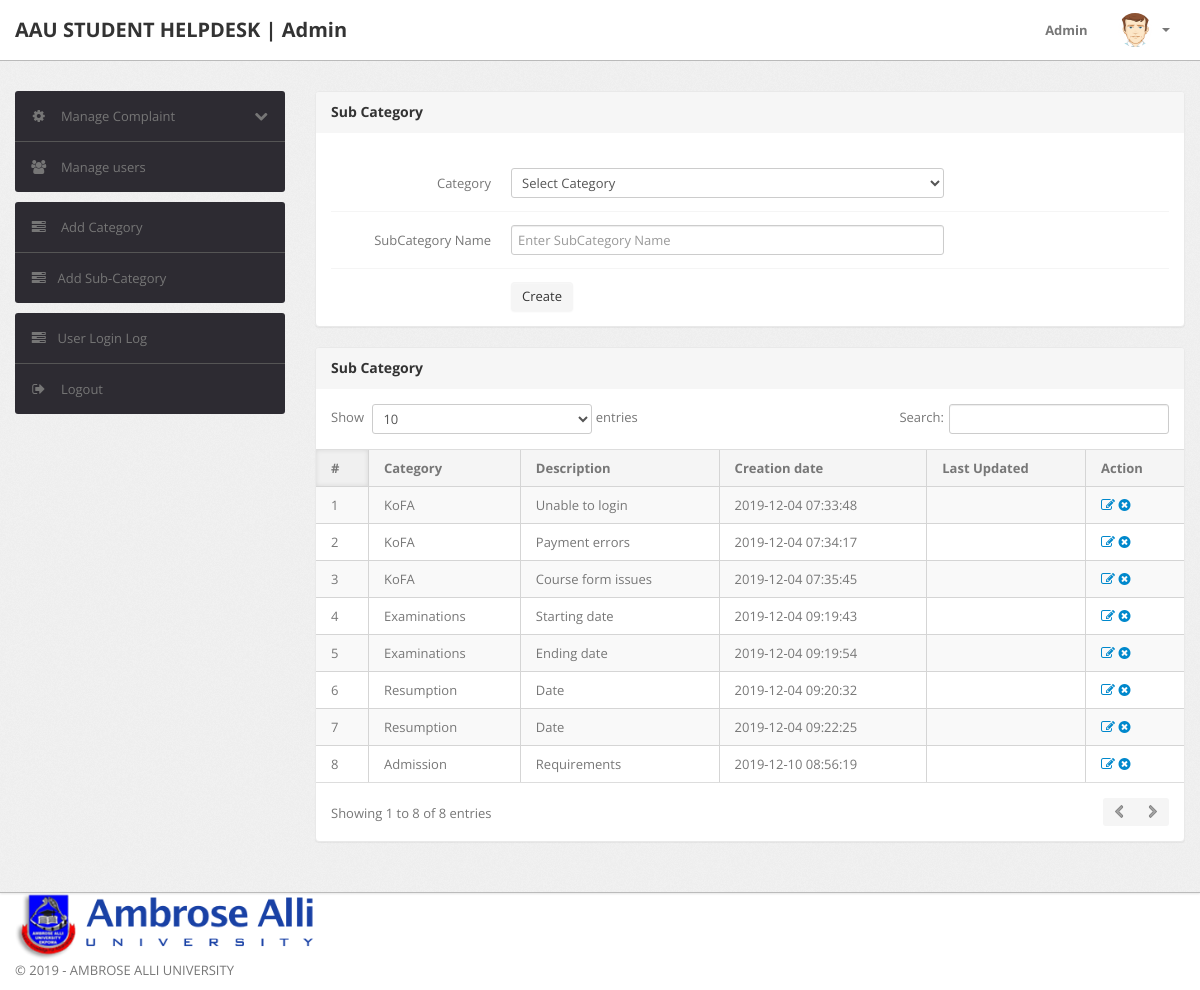
Page /admin/subcategory.php (signed in) on the committed database.
### tables this page shows
CREATE TABLE IF NOT EXISTS `subcategory` (
  `id` int(11) NOT NULL AUTO_INCREMENT,
  `categoryid` int(11) NOT NULL,
  `subcategory` varchar(255) NOT NULL,
  `creationDate` timestamp NOT NULL DEFAULT CURRENT_TIMESTAMP,
  `updationDate` varchar(255) DEFAULT NULL,
  PRIMARY KEY (`id`)
);

CREATE TABLE IF NOT EXISTS `category` (
  `id` int(11) NOT NULL AUTO_INCREMENT,
  `categoryName` varchar(255) NOT NULL,
  `categoryDescription` longtext NOT NULL,
  `creationDate` timestamp NOT NULL DEFAULT CURRENT_TIMESTAMP,
  `updationDate` varchar(255) DEFAULT NULL,
  PRIMARY KEY (`id`)
);

### admin/subcategory.php (the view, shortened to what this page needs)
<?php
include('include/config.php');
include('../users/favicon.php');
if(strlen($_SESSION['alogin'])==0)
	{
header('location:index.php');
}
else{
?>
<!DOCTYPE html>
<html lang="en">
<head>
	<link type="text/css" href="bootstrap/css/bootstrap.min.css" rel="stylesheet">
	<link type="text/css" href="bootstrap/css/bootstrap-responsive.min.css" rel="stylesheet">
	<link type="text/css" href="css/theme.css" rel="stylesheet">
	<link type="text/css" href="images/icons/css/font-awesome.css" rel="stylesheet">
</head>
<body>
<?php include('include/header.php');?>
	<div class="wrapper">
		<div class="container">
			<div class="row">
<?php include('include/sidebar.php');?>
			<div class="span9">
					<div class="content">
						<div class="module">
							<div class="module-head">
								<h3>Sub Category</h3>
							</div>
							<div class="module-body">
									<br />
			<form class="form-horizontal row-fluid" name="subcategory" method="post" >
<div class="control-group">
<label class="control-label" for="basicinput">Category</label>
<div class="controls">
<select name="category" class="span8 tip" required>
<option value="">Select Category</option>
</select>
</div>
</div>
<div class="control-group">
<label class="control-label" for="basicinput">SubCategory Name</label>
<div class="controls">
<input type="text" placeholder="Enter SubCategory Name"  name="subcategory" class="span8 tip" required>
</div>
</div>
	<div class="control-group">
											<div class="controls">
												<button type="submit" name="submit" class="btn">Create</button>
											</div>
										</div>
									</form>
							</div>
						</div>
	<div class="module">
							<div class="module-head">
								<h3>Sub Category</h3>
							</div>
							<div class="module-body table">
								<table cellpadding="0" cellspacing="0" border="0" class="datatable-1 table table-bordered table-striped	 display" width="100%">
									<thead>
										<tr>
											<th>#</th>
											<th>Category</th>
											<th>Description</th>
											<th>Creation date</th>
											<th>Last Updated</th>
											<th>Action</th>
										</tr>
									</thead>
									<tbody>
<?php $query=mysqli_query($con,"select subcategory.id,category.categoryName,subcategory.subcategory,subcategory.creationDate,subcategory.updationDate from subcategory join category on category.id=subcategory.categoryid");
$cnt=1;
while($row=mysqli_fetch_array($query))
{
?>
										<tr>
											<td><?php echo htmlentities($cnt);?></td>
											<td><?php echo htmlentities($row['categoryName']);?></td>
											<td><?php echo htmlentities($row['subcategory']);?></td>
											<td> <?php echo htmlentities($row['creationDate']);?></td>
											<td><?php echo htmlentities($row['updationDate']);?></td>
											<td>
											<a href="edit-subcategory.php?id=<?php echo $row['id']?>" ><i class="icon-edit"></i></a>
											<a href="subcategory.php?id=<?php echo $row['id']?>&del=delete" onClick="return confirm('Are you sure you want to delete?')"><i class="icon-remove-sign"></i></a></td>
										</tr>
										<?php $cnt=$cnt+1; } ?>
								</table>
							</div>
						</div>
					</div>
				</div>
			</div>
		</div>
	</div>
<?php include('include/footer.php');?>
</body>
<?php } ?>

### rows in the picture
subcategory: categoryid.categoryName "KoFA", subcategory "Unable to login", creationDate "2019-12-04 07:33:48"
subcategory: categoryid.categoryName "KoFA", subcategory "Payment errors", creationDate "2019-12-04 07:34:17"
subcategory: categoryid.categoryName "KoFA", subcategory "Course form issues", creationDate "2019-12-04 07:35:45"
subcategory: categoryid.categoryName "Examinations", subcategory "Starting date", creationDate "2019-12-04 09:19:43"
subcategory: categoryid.categoryName "Examinations", subcategory "Ending date", creationDate "2019-12-04 09:19:54"
subcategory: categoryid.categoryName "Resumption", subcategory "Date", creationDate "2019-12-04 09:20:32"
subcategory: categoryid.categoryName "Resumption", subcategory "Date", creationDate "2019-12-04 09:22:25"
subcategory: categoryid.categoryName "Admission", subcategory "Requirements", creationDate "2019-12-10 08:56:19"
